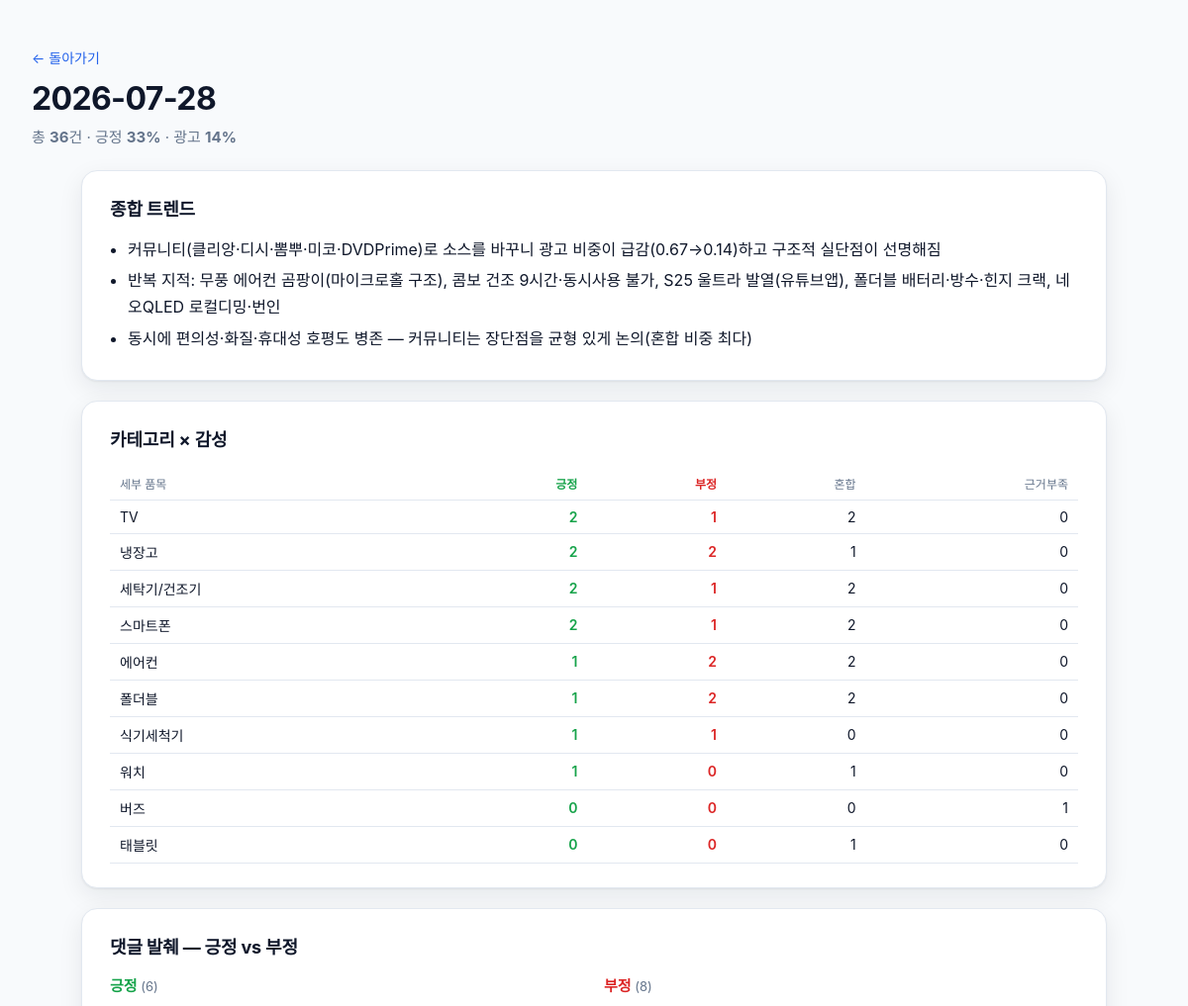
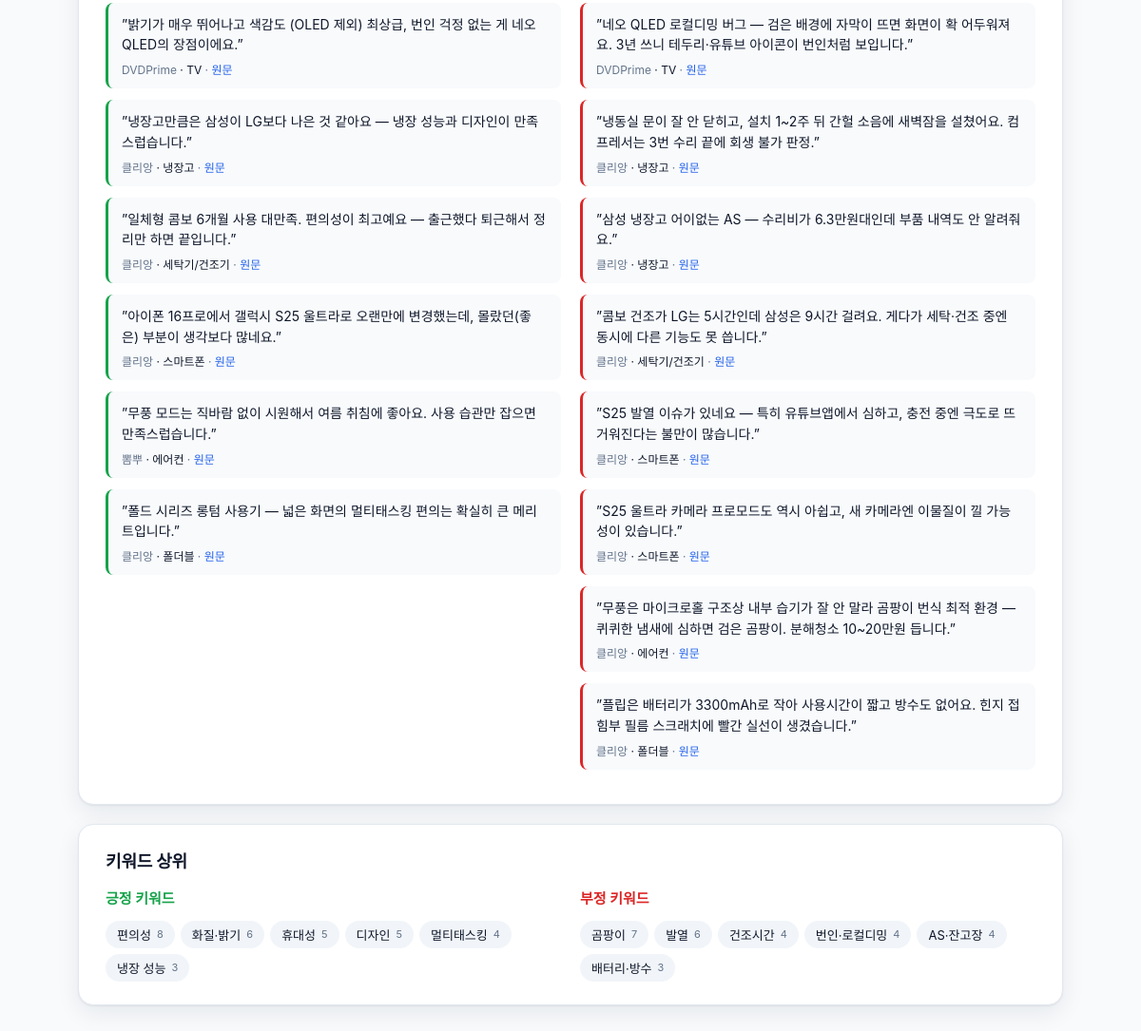
The app's page /day/2026-07-28 with its own data (2 pictures, top to bottom).
### tables this page shows
CREATE TABLE daily_reports (
  date TEXT PRIMARY KEY,
  total INTEGER NOT NULL,
  positive INTEGER NOT NULL,
  negative INTEGER NOT NULL,
  mixed INTEGER NOT NULL,
  unclear INTEGER NOT NULL,
  ad_count INTEGER NOT NULL,
  positive_ratio REAL NOT NULL,
  ad_ratio REAL NOT NULL,
  star INTEGER NOT NULL,
  headline_text TEXT,
  headline_source TEXT,
  headline_category TEXT,
  trend_summary_json TEXT,
  ad_warning INTEGER NOT NULL DEFAULT 0,
  summary_json_path TEXT NOT NULL,
  final_md_path TEXT,
  created_at TEXT NOT NULL
);

CREATE TABLE category_sentiment (
  date TEXT NOT NULL,
  category TEXT NOT NULL,
  positive INTEGER NOT NULL,
  negative INTEGER NOT NULL,
  mixed INTEGER NOT NULL,
  unclear INTEGER NOT NULL,
  PRIMARY KEY (date, category)
);

CREATE TABLE excerpts (
  id INTEGER PRIMARY KEY AUTOINCREMENT,
  date TEXT NOT NULL,
  sentiment TEXT NOT NULL CHECK(sentiment IN ('positive','negative')),
  category TEXT NOT NULL,
  source TEXT,
  text TEXT NOT NULL,
  url TEXT
);

CREATE TABLE keywords (
  id INTEGER PRIMARY KEY AUTOINCREMENT,
  date TEXT NOT NULL,
  sentiment TEXT NOT NULL CHECK(sentiment IN ('positive','negative')),
  term TEXT NOT NULL,
  count INTEGER NOT NULL
);

### viewer/app.py (the view)
@app.get("/day/{date}", response_class=HTMLResponse)
def day_detail(request: Request, date: str):
    data = fetch_day(date)
    return templates.TemplateResponse(request, "day.html", {"date": date, **data})

### viewer/templates/day.html (shortened to what this page needs)
<!doctype html>
<html lang="ko">
<head>
  <link rel="stylesheet" href="/static/style.css" />
</head>
<body>
  <header class="page-header detail">
    <a class="back" href="/">← 돌아가기</a>
    <h1>{{ date }}</h1>
    <p class="subtitle">
      총 <strong>{{ meta.total }}</strong>건 ·
      긍정 <strong>{{ (meta.positive_ratio * 100)|round|int }}%</strong> ·
      광고 <strong>{{ (meta.ad_ratio * 100)|round|int }}%</strong>
    </p>
  </header>
  <main class="detail-main">
    <section class="block">
      <h2>종합 트렌드</h2>
      {% if trend_summary %}
      <ul class="trend">
        {% for line in trend_summary %}<li>{{ line }}</li>{% endfor %}
      </ul>
      {% else %}
      <p class="muted">트렌드 요약 없음</p>
      {% endif %}
    </section>
    <section class="block">
      <h2>카테고리 × 감성</h2>
      <table class="matrix">
        <thead>
          <tr>
            <th>세부 품목</th>
            <th class="pos">긍정</th>
            <th class="neg">부정</th>
            <th>혼합</th>
            <th>근거부족</th>
          </tr>
        </thead>
        <tbody>
          {% for row in category_sentiment %}
          <tr>
            <td>{{ row.category }}</td>
            <td class="pos">{{ row.positive }}</td>
            <td class="neg">{{ row.negative }}</td>
            <td>{{ row.mixed }}</td>
            <td>{{ row.unclear }}</td>
          </tr>
          {% endfor %}
        </tbody>
      </table>
    </section>
    <section class="block excerpts">
      <h2>댓글 발췌 — 긍정 vs 부정</h2>
      <div class="two-col">
        <div class="col pos-col">
          <h3>긍정 <span class="count">({{ excerpts_positive|length }})</span></h3>
          {% if excerpts_positive %}
            {% for e in excerpts_positive %}
            <article class="excerpt pos">
              <blockquote>”{{ e.text|mask_store }}”</blockquote>
              <div class="meta">
                <span class="src">{{ e.source|fmt_source or "출처 미상" }}</span>
                <span class="cat">· {{ e.category }}</span>
                {% if e.url %}
                  · <a href="{{ e.url }}" target="_blank" rel="noopener">원문</a>
                {% endif %}
              </div>
            </article>
            {% endfor %}
          {% else %}
            <p class="muted">긍정 발췌 없음</p>
          {% endif %}
        </div>
        <div class="col neg-col">
          <h3>부정 <span class="count">({{ excerpts_negative|length }})</span></h3>
          {% if excerpts_negative %}
            {% for e in excerpts_negative %}
            <article class="excerpt neg">
              <blockquote>”{{ e.text|mask_store }}”</blockquote>
              <div class="meta">
                <span class="src">{{ e.source|fmt_source or "출처 미상" }}</span>
                <span class="cat">· {{ e.category }}</span>
                {% if e.url %}
                  · <a href="{{ e.url }}" target="_blank" rel="noopener">원문</a>
                {% endif %}
              </div>
            </article>
            {% endfor %}
          {% else %}
            <p class="muted">부정 발췌 없음</p>
          {% endif %}
        </div>
      </div>
    </section>
    <section class="block">
      <h2>키워드 상위</h2>
      <div class="two-col">
        <div class="col">
          <h3 class="pos">긍정 키워드</h3>
          <ul class="keywords">
            {% for k in keywords_positive %}
            <li><span class="term">{{ k.term }}</span> <span class="cnt">{{ k.count }}</span></li>
            {% endfor %}
          </ul>
        </div>
        <div class="col">
          <h3 class="neg">부정 키워드</h3>
          <ul class="keywords">
            {% for k in keywords_negative %}
            <li><span class="term">{{ k.term }}</span> <span class="cnt">{{ k.count }}</span></li>
            {% endfor %}
          </ul>
        </div>
      </div>
    </section>
  </main>
</body>
</html>

### viewer/static/style.css (style rules this page uses)
:root { --pos: #16a34a; --neg: #dc2626; --warn: #d97706; --ink: #0f172a; --muted: #64748b; --bg: #f8fafc; --card: #ffffff; --line: #e2e8f0; --accent: #2563eb; --shadow: 0 1px 2px rgba(15,23,42,.06), 0 8px 24px rgba(15,23,42,.08); }
* { box-sizing: border-box; }
html, body { margin: 0; padding: 0; background: var(--bg); color: var(--ink); font-family: "Apple SD Gothic Neo", "맑은 고딕", "Malgun Gothic", -apple-system, BlinkMacSystemFont, "Segoe UI", Roboto, "Helvetica Neue", Arial, sans-serif; -webkit-font-smoothing: antialiased; }
a { color: var(--accent); text-decoration: none; }
.page-header { padding: 48px 32px 24px; max-width: 1280px; margin: 0 auto; }
.page-header h1 { font-size: 32px; margin: 0 0 8px; letter-spacing: -0.02em; }
.page-header .subtitle { margin: 0; color: var(--muted); font-size: 15px; }
.page-header.detail .back { display: inline-block; margin-bottom: 12px; font-size: 14px; }
.detail-main { max-width: 1100px; margin: 0 auto; padding: 0 32px 64px; }
.block { background: var(--card); border: 1px solid var(--line); border-radius: 16px; padding: 24px 28px; margin-bottom: 20px; box-shadow: var(--shadow); }
.block h2 { margin: 0 0 16px; font-size: 18px; letter-spacing: -0.01em; }
.trend { margin: 0; padding-left: 18px; line-height: 1.7; }
.trend li { margin-bottom: 4px; }
.matrix { width: 100%; border-collapse: collapse; font-size: 14px; }
.matrix th, .matrix td { padding: 8px 10px; text-align: right; border-bottom: 1px solid var(--line); }
.matrix th:first-child, .matrix td:first-child { text-align: left; }
.matrix th { color: var(--muted); font-weight: 500; font-size: 12px; }
.matrix .pos { color: var(--pos); font-weight: 600; }
.matrix .neg { color: var(--neg); font-weight: 600; }
.two-col { display: grid; grid-template-columns: 1fr 1fr; gap: 20px; }
.pos-col h3 { color: var(--pos); }
.neg-col h3 { color: var(--neg); }
.col h3 { margin: 0 0 14px; font-size: 15px; }
.col h3.pos { color: var(--pos); }
.col h3.neg { color: var(--neg); }
.count { color: var(--muted); font-weight: 400; font-size: 13px; }
.excerpt { border-left: 3px solid var(--line); background: #f8fafc; border-radius: 8px; padding: 12px 14px; margin-bottom: 12px; }
.excerpt.pos { border-left-color: var(--pos); }
.excerpt.neg { border-left-color: var(--neg); }
.excerpt blockquote { margin: 0 0 6px; font-size: 14px; line-height: 1.55; }
.excerpt .meta { font-size: 12px; color: var(--muted); }
.excerpt .cat { color: var(--ink); }
.keywords { list-style: none; padding: 0; margin: 0; display: flex; flex-wrap: wrap; gap: 6px; }
.keywords li { background: #f1f5f9; border-radius: 999px; padding: 5px 12px; font-size: 13px; display: inline-flex; gap: 6px; align-items: center; }
.keywords .cnt { color: var(--muted); font-size: 11px; }

### records on screen
daily_reports: total "36", (meta.positive_ratio*100)|round|int "33", (meta.ad_ratio*100)|round|int "14"
category_sentiment: category "TV", positive "2", negative "1", mixed "2", unclear "0"
category_sentiment: category "냉장고", positive "2", negative "2", mixed "1", unclear "0"
category_sentiment: category "세탁기/건조기", positive "2", negative "1", mixed "2", unclear "0"
category_sentiment: category "스마트폰", positive "2", negative "1", mixed "2", unclear "0"
category_sentiment: category "에어컨", positive "1", negative "2", mixed "2", unclear "0"
category_sentiment: category "폴더블", positive "1", negative "2", mixed "2", unclear "0"
category_sentiment: category "식기세척기", positive "1", negative "1", mixed "0", unclear "0"
category_sentiment: category "워치", positive "1", negative "0", mixed "1", unclear "0"
category_sentiment: category "버즈", positive "0", negative "0", mixed "0", unclear "1"
category_sentiment: category "태블릿", positive "0", negative "0", mixed "1", unclear "0"
excerpts: text|mask_store "밝기가 매우 뛰어나고 색감도 (OLED 제외) 최상급, 번인 걱정 없는 게 네오 QLED의 장점이에요.", source|fmt_source "DVDPrime", category "TV"
excerpts: text|mask_store "냉장고만큼은 삼성이 LG보다 나은 것 같아요 — 냉장 성능과 디자인이 만족스럽습니다.", source|fmt_source "클리앙", category "냉장고"
excerpts: text|mask_store "일체형 콤보 6개월 사용 대만족. 편의성이 최고예요 — 출근했다 퇴근해서 정리만 하면 끝입니다.", source|fmt_source "클리앙", category "세탁기/건조기"
excerpts: text|mask_store "아이폰 16프로에서 갤럭시 S25 울트라로 오랜만에 변경했는데, 몰랐던(좋은) 부분이 생각보다 많네요.", source|fmt_source "클리앙", category "스마트폰"
excerpts: text|mask_store "무풍 모드는 직바람 없이 시원해서 여름 취침에 좋아요. 사용 습관만 잡으면 만족스럽습니다.", source|fmt_source "뽐뿌", category "에어컨"
excerpts: text|mask_store "폴드 시리즈 롱텀 사용기 — 넓은 화면의 멀티태스킹 편의는 확실히 큰 메리트입니다.", source|fmt_source "클리앙", category "폴더블"
excerpts: text|mask_store "네오 QLED 로컬디밍 버그 — 검은 배경에 자막이 뜨면 화면이 확 어두워져요. 3년 쓰니 테두리·유튜브 아이콘이 번인처럼 보입니다.", source|fmt_source "DVDPrime", category "TV"
excerpts: text|mask_store "냉동실 문이 잘 안 닫히고, 설치 1~2주 뒤 간헐 소음에 새벽잠을 설쳤어요. 컴프레서는 3번 수리 끝에 회생 불가 판정.", source|fmt_source "클리앙", category "냉장고"
excerpts: text|mask_store "삼성 냉장고 어이없는 AS — 수리비가 6.3만원대인데 부품 내역도 안 알려줘요.", source|fmt_source "클리앙", category "냉장고"
excerpts: text|mask_store "콤보 건조가 LG는 5시간인데 삼성은 9시간 걸려요. 게다가 세탁·건조 중엔 동시에 다른 기능도 못 씁니다.", source|fmt_source "클리앙", category "세탁기/건조기"
excerpts: text|mask_store "S25 발열 이슈가 있네요 — 특히 유튜브앱에서 심하고, 충전 중엔 극도로 뜨거워진다는 불만이 많습니다.", source|fmt_source "클리앙", category "스마트폰"
excerpts: text|mask_store "S25 울트라 카메라 프로모드도 역시 아쉽고, 새 카메라엔 이물질이 낄 가능성이 있습니다.", source|fmt_source "클리앙", category "스마트폰"
excerpts: text|mask_store "무풍은 마이크로홀 구조상 내부 습기가 잘 안 말라 곰팡이 번식 최적 환경 — 퀴퀴한 냄새에 심하면 검은 곰팡이. 분해청소 10~20만원 듭니다.", source|fmt_source "클리앙", category "에어컨"
excerpts: text|mask_store "플립은 배터리가 3300mAh로 작아 사용시간이 짧고 방수도 없어요. 힌지 접힘부 필름 스크래치에 빨간 실선이 생겼습니다.", source|fmt_source "클리앙", category "폴더블"
keywords: term "편의성", count "8"
keywords: term "화질·밝기", count "6"
keywords: term "휴대성", count "5"
keywords: term "디자인", count "5"
keywords: term "멀티태스킹", count "4"
keywords: term "냉장 성능", count "3"
keywords: term "곰팡이", count "7"
keywords: term "발열", count "6"
keywords: term "건조시간", count "4"
keywords: term "번인·로컬디밍", count "4"
keywords: term "AS·잔고장", count "4"
keywords: term "배터리·방수", count "3"

### other values on screen
{{ date }} "2026-07-28"
{{ line }} "커뮤니티(클리앙·디시·뽐뿌·미코·DVDPrime)로 소스를 바꾸니 광고 비중이 급감(0.67→0.14)하고 구조적 실단점이 선명해짐" "반복 지적: 무풍 에어컨 곰팡이(마이크로홀 구조), 콤보 건조 9시간·동시사용 불가, S25 울트라 발열(유튜브앱), 폴더블 배터리·방수·힌지 크랙, 네오QLED 로컬디밍·번인" "동시에 편의성·화질·휴대성 호평도 병존 — 커뮤니티는 장단점을 균형 있게 논의(혼합 비중 최다)"
{{ excerpts_positive|length }} "6"
{{ excerpts_negative|length }} "8"
